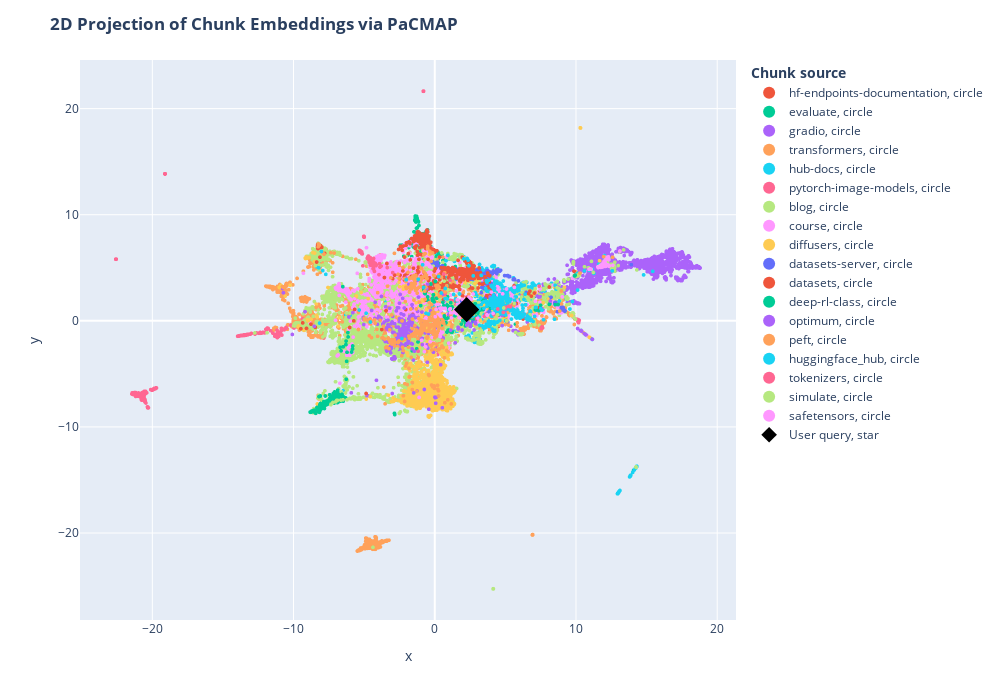

The notebook cell this image was saved under:
### Code cell
df = pd.DataFrame.from_dict(
    [
        {
            "x": documents_projected[i, 0],
            "y": documents_projected[i, 1],
            "source": docs_processed[i].metadata["source"].split("/")[1],
            "extract": docs_processed[i].page_content[:100] + "...",
            "symbol": "circle",
            "size_col": 4,
        }
        for i in range(len(docs_processed))
    ]
    + [
        {
            "x": documents_projected[-1, 0],
            "y": documents_projected[-1, 1],
            "source": "User query",
            "extract": user_query,
            "size_col": 100,
            "symbol": "star",
        }
    ]
)

# Visualize the embedding
fig = px.scatter(
    df,
    x="x",
    y="y",
    color="source",
    hover_data="extract",
    size="size_col",
    symbol="symbol",
    color_discrete_map={"User query": "black"},
    width=1000,
    height=700,
)
fig.update_traces(
    marker=dict(opacity=1, line=dict(width=0, color="DarkSlateGrey")),
    selector=dict(mode="markers"),
)
fig.update_layout(
    legend_title_text="<b>Chunk source</b>",
    title="<b>2D Projection of Chunk Embeddings via PaCMAP</b>",
)
fig.show()

### Figure 1 — Plotly figure (JSON) as saved in the notebook; plotly's stock layout.template omitted (floating-point values rounded to 4 significant figures; data arrays with more than 128 entries replaced by an {"elided": "..."} marker saying what was removed)
{"data": [{"customdata": [["Create an Endpoint\n\nAfter your first login, you will be directed to the [Endpoint creation page](htt..."], ["<img src=\"https://raw.githubusercontent.com/huggingface/hf-endpoints-documentation/main/assets/1_cre..."], ["Access and read Logs\n\nHugging Face Endpoints provides access to the logs of your Endpoints through t..."], ["Hugging Face Inference Endpoints documentation\n\n## Setup\n\n```bash\npip install hf-doc-builder==0.4.0 ..."], ["Pricing\n\n<div class=\"flex md:justify-start mb-2 text-gray-400 items-center\">\n  <a href=\"https://ui.e..."], ["## CPU Instances\n\nThe table below shows currently available CPU instances and their hourly pricing. ..."], ["## GPU Instances\n\nThe table below shows currently available GPU instances and their hourly pricing. ..."], ["```\ninstance hourly rate * ((hours * # min replica) + (scale-up hrs * # additional replicas))\n```\n\n#..."], ["Supported Transformers & Diffusers Tasks\n\nInference Endpoints offers out-of-the-box support for Mach..."], ["```\n\n### Text Classification\n\n```json\n{\n  \"inputs\": \"This sound track was beautiful! It paints the s..."], ["```\n\n### Text Generation\n\n```json\n{\n  \"inputs\": \"This sound track was beautiful! It paints the sener..."], ["```\n\n**Binary**\n```bash\ncurl --request POST \\\n  --url https://{ENDPOINT}/ \\\n  --header 'Content-Type..."], ["```\n\n**Binary**\n\n```bash\ncurl --request POST \\\n  --url https://{ENDPOINT}/ \\\n  --header 'Content-Typ..."], ["```\n\n\n### Additional parameters\n\nYou can add additional parameters, which are supported by the `pipe..."], ["Access and view Metrics\n\nHugging Face Endpoints provides access to the metrics and analytics of your..."], ["# FAQs \n\n\n\n### Q: In which regions are Inference Endpoints available?\n\nA: Inference Endpoints are cu..."], ["A: Yes, your Endpoint will always stay available/up with the number of min replicas defined in the A..."], ["### Q: What if I would like to deploy to a different instance type that is not listed?\n\nA: Please co..."], ["Help & Support \n\nWe have a variety of Inference Endpoints blog posts to help you at https://huggingf..."], ["Pause and Resume your Endpoint\n\nYou can `pause` & `resume` endpoints to save cost and configurations..."], ["After clicking the button, you will be asked to confirm the action. Click \"Pause {ENDPOINT-NAME}\" to..."], ["API Reference (Swagger)\n\n🤗 Inference Endpoints can be used through the [UI](https://ui.endpoints.hug..."], ["Use a custom Container Image\n\n\nInference Endpoints not only allows you to [customize your inference ..."], ["Autoscaling\n\nAutoscaling allows you to dynamically adjust the number of endpoint replicas running yo..."], ["## Scaling to 0\n\nInference Endpoints also supports autoscaling to 0, which means reducing the number..."], ["Create a Private Endpoint with AWS PrivateLink\n\nSecurity and secure inference are key principles of ..."], ["Once your Inference Endpoint is created successfully, go to the corresponding AWS account and add th..."], ["Security & Compliance\n\n🤗 Inference Endpoints is built with security and secure inference at its core..."], ["Public and Protected Endpoints do not require any additional configuration. For Private Endpoints, y..."], ["Send Requests to Endpoints\n\nYou can send requests to Inference Endpoints using the UI leveraging the..."], ["```\n\nThe Endpoints API offers the same API definitions as the [Inference API](https://huggingface.co..."], ["```\n\n### Custom handler\n\n`@huggingface/inference` supports tasks from https://huggingface.co/tasks, ..."], ["Change Organization or Account\n\nInference Endpoints uses your [Hugging Face](https://huggingface.co/..."], ["Update your Endpoint\n\nYou can update `running` Endpoints to change some of the configurations. Howev..."], ["Advanced Setup (Instance Types, Auto Scaling, Versioning)\n\nWe have seen how fast and easy it is to d..."], ["_Default: PyTorch if available._\n\n**Revision**\n\nCreate your Endpoint targeting a specific revision c..."], ["Inference Endpoints Version\n\nHugging Face Inference Endpoints comes with a default serving container..."], ["### GPU\n\n- `transformers[sklearn,sentencepiece,audio,vision]`: `4.27.2`\n- `diffusers`: `0.14.0`\n- `a..."], ["Serialization & Deserialization for Requests\n\nHugging Face Inference Endpount comes with a default s..."], ["| Content-Type           | Payload                        | \n| ---------------------- | ------------..."], ["| audio/webm             | `{\"inputs\": bytes(body)}`                     |\n| audio/webm;codecs=opus ..."], ["Below is a list of supported `accept` headers and the serialized payload is returned.\n\n\n| Accept    ..."], ["🤗 Inference Endpoints\n\n🤗 Inference Endpoints offers a secure production solution to easily deploy an..."], ["## Documentation and Examples\n\n* [Security & Compliance](/docs/inference-endpoints/security)\n* [Supp..."], ["Access 🤗 Inference Endpoints\n\nTo access the [Inference Endpoints web application](https://ui.endpoin..."], ["Add custom Dependencies\n\nInference Endpoints’ base image includes all required libraries to run infe..."], ["Create custom Inference Handler\n\nHugging Face Endpoints supports all of the Transformers and Sentenc..."], ["Included examples are for:\n\n* [Optimum and ONNX Runtime](https://huggingface.co/philschmid/distilber..."], ["The code can also be found in this [Notebook](https://colab.research.google.com/drive/1hANJeRa1PK1gZ..."], ["```\n# install git-lfs to interact with the repository\nsudo apt-get update\nsudo apt-get install git-l..."], ["```\n!cd distilbert-base-uncased-emotion && touch handler.py\n```\n\nIn there, you define your `Endpoint..."], ["```\n!echo \"holidays\" >> requirements.txt\n!pip install -r requirements.txt\n```\n\nNext, we have to adju..."], ["```\n\n### 4. Test EndpointHandler\n\nTo test our EndpointHandler, we can simplify import, initialize an..."], ["```\n# add all our new files\n!git add *\n# commit our files\n!git commit -m \"add custom handler\"\n# push..."]], "hovertemplate": "source=hf-endpoints-documentation<br>symbol=circle<br>x=%{x}<br>y=%{y}<br>size_col=%{marker.size}<br>extract=%{customdata[0]}<extra></extra>", "legendgroup": "hf-endpoints-documentation, circle", "marker": {"color": "#EF553B", "line": {"color": "DarkSlateGrey", "width": 0}, "opacity": 1, "size": [4, 4, 4, 4, 4, 4, 4, 4, 4, 4, 4, 4, 4, 4, 4, 4, 4, 4, 4, 4, 4, 4, 4, 4, 4, 4, 4, 4, 4, 4, 4, 4, 4, 4, 4, 4, 4, 4, 4, 4, 4, 4, 4, 4, 4, 4, 4, 4, 4, 4, 4, 4, 4, 4], "sizemode": "area", "sizeref": 0.25, "symbol": "circle"}, "mode": "markers", "name": "hf-endpoints-documentation, circle", "showlegend": true, "type": "scattergl", "x": [4.734, 4.545, 4.976, 4.541, 4.264, -0.7526, -0.7259, -1.615, 3.918, -4.153, -8.371, 8.1, 7.293, -4.118, 4.771, 3.995, 4.526, 5.575, 4.374, 3.888, 4.493, 4.504, 1.904, -1.469, 3.777, 4.67, 4.54, 4.478, 4.818, 4.402, 4.254, 4.573, 4.763, 4.222, 3.986, 2.873, 3.885, -1.259, 4.158, 8.068, 8.481, 7.513, 4.271, 3.861, 4.507, 3.777, 4.026, -5.2, 4.315, 3.833, 3.338, 1.512, 3.003, 4.039], "xaxis": "x", "y": [0.4372, -0.1879, 0.7853, 1.011, -1.011, -2.733, -2.667, -2.804, -0.8765, 3.501, 5.473, 3.21, 2.685, 2.459, 0.1527, -0.7245, -0.0591, 1.259, -0.7955, -0.362, 0.05511, -0.09217, -0.215, -3.071, -0.4082, 0.03635, -0.02252, -0.5272, 0.3962, -0.1646, -0.168, 0.1956, 0.8267, -0.163, -0.7786, -0.2733, -1.034, -2.056, -0.1382, 3.213, 3.356, 2.945, -1.013, -0.5461, -0.5283, -0.5698, -0.7453, 0.2361, -0.3399, 0.8043, 0.009594, 1.816, 1.586, 0.7593], "yaxis": "y"}, {"customdata": {"elided": "360x1 str values"}, "hovertemplate": "source=evaluate<br>symbol=circle<br>x=%{x}<br>y=%{y}<br>size_col=%{marker.size}<br>extract=%{customdata[0]}<extra></extra>", "legendgroup": "evaluate, circle", "marker": {"color": "#00cc96", "line": {"color": "DarkSlateGrey", "width": 0}, "opacity": 1, "size": {"elided": "360 int values"}, "sizemode": "area", "sizeref": 0.25, "symbol": "circle"}, "mode": "markers", "name": "evaluate, circle", "showlegend": true, "type": "scattergl", "x": {"elided": "360 float values"}, "xaxis": "x", "y": {"elided": "360 float values"}, "yaxis": "y"}, {"customdata": {"elided": "2188x1 str values"}, "hovertemplate": "source=gradio<br>symbol=circle<br>x=%{x}<br>y=%{y}<br>size_col=%{marker.size}<br>extract=%{customdata[0]}<extra></extra>", "legendgroup": "gradio, circle", "marker": {"color": "#ab63fa", "line": {"color": "DarkSlateGrey", "width": 0}, "opacity": 1, "size": {"elided": "2188 int values"}, "sizemode": "area", "sizeref": 0.25, "symbol": "circle"}, "mode": "markers", "name": "gradio, circle", "showlegend": true, "type": "scattergl", "x": {"elided": "2188 float values"}, "xaxis": "x", "y": {"elided": "2188 float values"}, "yaxis": "y"}, {"customdata": {"elided": "4121x1 str values"}, "hovertemplate": "source=transformers<br>symbol=circle<br>x=%{x}<br>y=%{y}<br>size_col=%{marker.size}<br>extract=%{customdata[0]}<extra></extra>", "legendgroup": "transformers, circle", "marker": {"color": "#FFA15A", "line": {"color": "DarkSlateGrey", "width": 0}, "opacity": 1, "size": {"elided": "4121 int values"}, "sizemode": "area", "sizeref": 0.25, "symbol": "circle"}, "mode": "markers", "name": "transformers, circle", "showlegend": true, "type": "scattergl", "x": {"elided": "4121 float values"}, "xaxis": "x", "y": {"elided": "4121 float values"}, "yaxis": "y"}, {"customdata": {"elided": "874x1 str values"}, "hovertemplate": "source=hub-docs<br>symbol=circle<br>x=%{x}<br>y=%{y}<br>size_col=%{marker.size}<br>extract=%{customdata[0]}<extra></extra>", "legendgroup": "hub-docs, circle", "marker": {"color": "#19d3f3", "line": {"color": "DarkSlateGrey", "width": 0}, "opacity": 1, "size": {"elided": "874 int values"}, "sizemode": "area", "sizeref": 0.25, "symbol": "circle"}, "mode": "markers", "name": "hub-docs, circle", "showlegend": true, "type": "scattergl", "x": {"elided": "874 float values"}, "xaxis": "x", "y": {"elided": "874 float values"}, "yaxis": "y"}, {"customdata": {"elided": "804x1 str values"}, "hovertemplate": "source=pytorch-image-models<br>symbol=circle<br>x=%{x}<br>y=%{y}<br>size_col=%{marker.size}<br>extract=%{customdata[0]}<extra></extra>", "legendgroup": "pytorch-image-models, circle", "marker": {"color": "#FF6692", "line": {"color": "DarkSlateGrey", "width": 0}, "opacity": 1, "size": {"elided": "804 int values"}, "sizemode": "area", "sizeref": 0.25, "symbol": "circle"}, "mode": "markers", "name": "pytorch-image-models, circle", "showlegend": true, "type": "scattergl", "x": {"elided": "804 float values"}, "xaxis": "x", "y": {"elided": "804 float values"}, "yaxis": "y"}, {"customdata": {"elided": "4255x1 str values"}, "hovertemplate": "source=blog<br>symbol=circle<br>x=%{x}<br>y=%{y}<br>size_col=%{marker.size}<br>extract=%{customdata[0]}<extra></extra>", "legendgroup": "blog, circle", "marker": {"color": "#B6E880", "line": {"color": "DarkSlateGrey", "width": 0}, "opacity": 1, "size": {"elided": "4255 int values"}, "sizemode": "area", "sizeref": 0.25, "symbol": "circle"}, "mode": "markers", "name": "blog, circle", "showlegend": true, "type": "scattergl", "x": {"elided": "4255 float values"}, "xaxis": "x", "y": {"elided": "4255 float values"}, "yaxis": "y"}, {"customdata": {"elided": "1354x1 str values"}, "hovertemplate": "source=course<br>symbol=circle<br>x=%{x}<br>y=%{y}<br>size_col=%{marker.size}<br>extract=%{customdata[0]}<extra></extra>", "legendgroup": "course, circle", "marker": {"color": "#FF97FF", "line": {"color": "DarkSlateGrey", "width": 0}, "opacity": 1, "size": {"elided": "1354 int values"}, "sizemode": "area", "sizeref": 0.25, "symbol": "circle"}, "mode": "markers", "name": "course, circle", "showlegend": true, "type": "scattergl", "x": {"elided": "1354 float values"}, "xaxis": "x", "y": {"elided": "1354 float values"}, "yaxis": "y"}, {"customdata": {"elided": "1481x1 str values"}, "hovertemplate": "source=diffusers<br>symbol=circle<br>x=%{x}<br>y=%{y}<br>size_col=%{marker.size}<br>extract=%{customdata[0]}<extra></extra>", "legendgroup": "diffusers, circle", "marker": {"color": "#FECB52", "line": {"color": "DarkSlateGrey", "width": 0}, "opacity": 1, "size": {"elided": "1481 int values"}, "sizemode": "area", "sizeref": 0.25, "symbol": "circle"}, "mode": "markers", "name": "diffusers, circle", "showlegend": true, "type": "scattergl", "x": {"elided": "1481 float values"}, "xaxis": "x", "y": {"elided": "1481 float values"}, "yaxis": "y"}, {"customdata": {"elided": "186x1 str values"}, "hovertemplate": "source=datasets-server<br>symbol=circle<br>x=%{x}<br>y=%{y}<br>size_col=%{marker.size}<br>extract=%{customdata[0]}<extra></extra>", "legendgroup": "datasets-server, circle", "marker": {"color": "#636efa", "line": {"color": "DarkSlateGrey", "width": 0}, "opacity": 1, "size": {"elided": "186 int values"}, "sizemode": "area", "sizeref": 0.25, "symbol": "circle"}, "mode": "markers", "name": "datasets-server, circle", "showlegend": true, "type": "scattergl", "x": {"elided": "186 float values"}, "xaxis": "x", "y": {"elided": "186 float values"}, "yaxis": "y"}, {"customdata": {"elided": "578x1 str values"}, "hovertemplate": "source=datasets<br>symbol=circle<br>x=%{x}<br>y=%{y}<br>size_col=%{marker.size}<br>extract=%{customdata[0]}<extra></extra>", "legendgroup": "datasets, circle", "marker": {"color": "#EF553B", "line": {"color": "DarkSlateGrey", "width": 0}, "opacity": 1, "size": {"elided": "578 int values"}, "sizemode": "area", "sizeref": 0.25, "symbol": "circle"}, "mode": "markers", "name": "datasets, circle", "showlegend": true, "type": "scattergl", "x": {"elided": "578 float values"}, "xaxis": "x", "y": {"elided": "578 float values"}, "yaxis": "y"}, {"customdata": {"elided": "446x1 str values"}, "hovertemplate": "source=deep-rl-class<br>symbol=circle<br>x=%{x}<br>y=%{y}<br>size_col=%{marker.size}<br>extract=%{customdata[0]}<extra></extra>", "legendgroup": "deep-rl-class, circle", "marker": {"color": "#00cc96", "line": {"color": "DarkSlateGrey", "width": 0}, "opacity": 1, "size": {"elided": "446 int values"}, "sizemode": "area", "sizeref": 0.25, "symbol": "circle"}, "mode": "markers", "name": "deep-rl-class, circle", "showlegend": true, "type": "scattergl", "x": {"elided": "446 float values"}, "xaxis": "x", "y": {"elided": "446 float values"}, "yaxis": "y"}, {"customdata": {"elided": "303x1 str values"}, "hovertemplate": "source=optimum<br>symbol=circle<br>x=%{x}<br>y=%{y}<br>size_col=%{marker.size}<br>extract=%{customdata[0]}<extra></extra>", "legendgroup": "optimum, circle", "marker": {"color": "#ab63fa", "line": {"color": "DarkSlateGrey", "width": 0}, "opacity": 1, "size": {"elided": "303 int values"}, "sizemode": "area", "sizeref": 0.25, "symbol": "circle"}, "mode": "markers", "name": "optimum, circle", "showlegend": true, "type": "scattergl", "x": {"elided": "303 float values"}, "xaxis": "x", "y": {"elided": "303 float values"}, "yaxis": "y"}, {"customdata": {"elided": "382x1 str values"}, "hovertemplate": "source=peft<br>symbol=circle<br>x=%{x}<br>y=%{y}<br>size_col=%{marker.size}<br>extract=%{customdata[0]}<extra></extra>", "legendgroup": "peft, circle", "marker": {"color": "#FFA15A", "line": {"color": "DarkSlateGrey", "width": 0}, "opacity": 1, "size": {"elided": "382 int values"}, "sizemode": "area", "sizeref": 0.25, "symbol": "circle"}, "mode": "markers", "name": "peft, circle", "showlegend": true, "type": "scattergl", "x": {"elided": "382 float values"}, "xaxis": "x", "y": {"elided": "382 float values"}, "yaxis": "y"}, {"customdata": {"elided": "363x1 str values"}, "hovertemplate": "source=huggingface_hub<br>symbol=circle<br>x=%{x}<br>y=%{y}<br>size_col=%{marker.size}<br>extract=%{customdata[0]}<extra></extra>", "legendgroup": "huggingface_hub, circle", "marker": {"color": "#19d3f3", "line": {"color": "DarkSlateGrey", "width": 0}, "opacity": 1, "size": {"elided": "363 int values"}, "sizemode": "area", "sizeref": 0.25, "symbol": "circle"}, "mode": "markers", "name": "huggingface_hub, circle", "showlegend": true, "type": "scattergl", "x": {"elided": "363 float values"}, "xaxis": "x", "y": {"elided": "363 float values"}, "yaxis": "y"}, {"customdata": {"elided": "144x1 str values"}, "hovertemplate": "source=tokenizers<br>symbol=circle<br>x=%{x}<br>y=%{y}<br>size_col=%{marker.size}<br>extract=%{customdata[0]}<extra></extra>", "legendgroup": "tokenizers, circle", "marker": {"color": "#FF6692", "line": {"color": "DarkSlateGrey", "width": 0}, "opacity": 1, "size": {"elided": "144 int values"}, "sizemode": "area", "sizeref": 0.25, "symbol": "circle"}, "mode": "markers", "name": "tokenizers, circle", "showlegend": true, "type": "scattergl", "x": {"elided": "144 float values"}, "xaxis": "x", "y": {"elided": "144 float values"}, "yaxis": "y"}, {"customdata": [["!--Copyright 2022 The HuggingFace Team. All rights reserved.\n\nLicensed under the Apache License, Ver..."], ["```\n\nYou can then provide the `generate_map` method as an argument to the `sm.ParallelRLEnv` class, ..."], ["How to contribute to simulate?\n[![Contributor Covenant](https://img.shields.io/badge/Contributor%20C..."], ["```\n\n3. Create a new branch to hold your development changes:\n\n\t```bash\n\tgit checkout -b a-descripti..."], ["!--Copyright 2022 The HuggingFace Team. All rights reserved.\n\nLicensed under the Apache License, Ver..."], ["!--Copyright 2022 The HuggingFace Team. All rights reserved.\n\nLicensed under the Apache License, Ver..."], ["# Simulate with Godot\n\n### Install in Godot 4\nThis integration has been developed for Godot 4.x. You..."], ["!--Copyright 2022 The HuggingFace Team. All rights reserved.\n\nLicensed under the Apache License, Ver..."], ["```\npip install --upgrade simulate\n```\nBefore you merge a PR, fix the style (we use `isort` + `black..."], ["```\nimport simulate as sm\n\nscene = sm.Scene()\nscene += sm.Plane() + sm.Sphere(position=[0, 1, 0], ra..."], ["```\npython examples/basic/objects.py\n```\n<p align=\"center\">\n    <br>\n    <img src=\"https://user-imag..."], ["```\n# Add two copy of the sphere to the scene as children of the root node (using list will add all ..."], ["```\n\n### Visualization engine\n\nA default vizualization engine is provided with the vtk backend of `p..."], ["!--Copyright 2022 The HuggingFace Team. All rights reserved.\n\nLicensed under the Apache License, Ver..."], ["!--Copyright 2022 The HuggingFace Team. All rights reserved.\n\nLicensed under the Apache License, Ver..."], ["```\nscene = sm.Scene.create_from(\"simulate-tests/Box/glTF-Embedded/Box.gltf\")\n```\n\nor, they can be t..."], ["!--Copyright 2022 The HuggingFace Team. All rights reserved.\n\nLicensed under the Apache License, Ver..."], ["<div class=\"mt-10\">\n  <div class=\"w-full flex flex-col space-y-4 md:space-y-0 md:grid md:grid-cols-2..."], ["<a class=\"!no-underline border dark:border-gray-700 p-5 rounded-lg shadow hover:shadow-lg\" href=\"./c..."], ["p align=\"center\">\n    <br>\n    <img src=\"docs/source/assets/simulate_library.png\" width=\"400\"/>\n    ..."], ["```\npip install --upgrade simulate\n```\nBefore you merge a PR, fix the style (we use `isort` + `black..."], ["```\nfrom simulate import Scene\n\nscene = Scene.create_from('tests/test_assets/fixtures/Box.gltf')  # ..."], ["```\n\nAn object (as well as the Scene) is just a node in a tree provided with optional mesh (under th..."], ["```\npython examples/basic/objects.py\n```\n<p align=\"center\">\n    <br>\n    <img src=\"https://user-imag..."], ["```\n# Add two copy of the sphere to the scene as children of the root node (using list will add all ..."], ["```\n\nEditing objects:\n- mesh of the object can be edited with all the manipulation operator provided..."], ["# Unity Integration\n\n### Install with the Unity editor\nCurrently we use Unity version `2021.3.2f1` a..."], ["```\n{\n    \"type\": \"MyCommand\",\n    \"contents\": json.dumps({\n        \"message\": \"hello from python AP..."], ["```\n\nThis currently only supports Box, Sphere, and Capsule colliders (the Unity/PhysX colliders).\n\nD..."], ["!--Copyright 2022 The HuggingFace Team. All rights reserved.\n\nLicensed under the Apache License, Ver..."], ["!---\nCopyright 2020 The HuggingFace Team. All rights reserved.\n\nLicensed under the Apache License, V..."], ["Security Policy\n\n## Supported Versions\n<!--\nUse this section to tell people about which versions of ..."], ["!--Copyright 2022 The HuggingFace Team. All rights reserved.\n\nLicensed under the Apache License, Ver..."], ["!--Copyright 2022 The HuggingFace Team. All rights reserved.\n\nLicensed under the Apache License, Ver..."], ["his package provides core backend functionality for the Hugging Face Simulate project: (https://gith..."], ["!--Copyright 2022 The HuggingFace Team. All rights reserved.\n\nLicensed under the Apache License, Ver..."], ["The \"leaf\" reward functions can be combined in a tree structure with the following predicate functio..."], ["!--Copyright 2022 The HuggingFace Team. All rights reserved.\n\nLicensed under the Apache License, Ver..."], ["```\nfor i in range(60):\n    event = scene.step()\n```\nYou should see the cube falling onto the plane...."], ["```\nscene.config.return_nodes = False\nscene.config.return_frames = False\nscene.show()\n```\nFor advanc..."], ["!--Copyright 2022 The HuggingFace Team. All rights reserved.\n\nLicensed under the Apache License, Ver..."], ["!--Copyright 2022 The HuggingFace Team. All rights reserved.\n\nLicensed under the Apache License, Ver..."], ["!--Copyright 2022 The HuggingFace Team. All rights reserved.\n\nLicensed under the Apache License, Ver..."], ["The created environments are stored in a language/framework agnostic format and can be loaded and ru..."], ["# Blender Integration\n\n### Install addon in Blender\nThis integration has been developed for Blender ..."], ["Tests examples taken from the original great gltflib\n\nFind the great gltflib by Lukas Shawford here:..."], ["!--Copyright 2022 The HuggingFace Team. All rights reserved.\n\nLicensed under the Apache License, Ver..."], ["# Examples for Simulate\n\nThe examples are organized by level of complexity or application. \nCurrentl..."], ["!--Copyright 2022 The HuggingFace Team. All rights reserved.\n\nLicensed under the Apache License, Ver..."], ["!--Copyright 2022 The HuggingFace Team. All rights reserved.\n\nLicensed under the Apache License, Ver..."], ["```\n\nNow we need to identify which build your GPU is using and add it to your xorg config file:\n\n```..."], ["!--Copyright 2022 The HuggingFace Team. All rights reserved.\n\nLicensed under the Apache License, Ver..."], ["!--Copyright 2022 The HuggingFace Team. All rights reserved.\n\nLicensed under the Apache License, Ver..."], ["!--Copyright 2022 The HuggingFace Team. All rights reserved.\n\nLicensed under the Apache License, Ver..."], ["Reward function:\n- A dense reward based on improvement in best euclidean distance to the object\n- A ..."], ["Example: [`sb3_procgen.py`](https://github.com/huggingface/simulate/examples/rl/sb3_procgen.py)\n\nObj..."], ["Parallel: 16 independent instances of the same environment configuration.\n\n\n## Reward functions base..."], ["!--Copyright 2022 The HuggingFace Team. All rights reserved.\n\nLicensed under the Apache License, Ver..."], ["!--Copyright 2022 The HuggingFace Team. All rights reserved.\n\nLicensed under the Apache License, Ver..."]], "hovertemplate": "source=simulate<br>symbol=circle<br>x=%{x}<br>y=%{y}<br>size_col=%{marker.size}<br>extract=%{customdata[0]}<extra></extra>", "legendgroup": "simulate, circle", "marker": {"color": "#B6E880", "line": {"color": "DarkSlateGrey", "width": 0}, "opacity": 1, "size": [4, 4, 4, 4, 4, 4, 4, 4, 4, 4, 4, 4, 4, 4, 4, 4, 4, 4, 4, 4, 4, 4, 4, 4, 4, 4, 4, 4, 4, 4, 4, 4, 4, 4, 4, 4, 4, 4, 4, 4, 4, 4, 4, 4, 4, 4, 4, 4, 4, 4, 4, 4, 4, 4, 4, 4, 4, 4, 4], "sizemode": "area", "sizeref": 0.25, "symbol": "circle"}, "mode": "markers", "name": "simulate, circle", "showlegend": true, "type": "scattergl", "x": [-5.73, 0.6655, 4.884, 4.443, 6.038, -5.635, -5.808, -5.042, -5.695, -5.424, 2.357, -5.319, -6.018, 6.1, -5.241, -5.537, 5.937, 8.66, 8.785, -5.398, -5.636, -5.461, -5.26, 2.079, -5.384, -5.469, -5.995, 7.877, -5.288, 6.135, 5.1, 5.627, 6.218, 5.725, -5.819, -7.02, -7.216, -5.681, -5.669, -6.216, 7.09, 6.177, -5.75, -5.751, -5.619, 7.699, 6.002, -5.934, 6.08, -2.678, 0.3185, 6.071, 2.731, -6.892, -6.94, -6.499, -6.648, 6.128, -5.405], "xaxis": "x", "y": [-7.197, 3.741, 1.211, 0.5698, -1.306, -7.223, -7.294, -7.203, -7.409, -7.386, 3.274, -7.362, -7.316, -1.233, -7.33, -7.356, -1.267, 3.125, 3.042, -7.251, -7.323, -7.39, -7.371, 3.292, -7.388, -7.367, -7.318, 3.345, -7.234, -1.309, 0.007593, 1.642, -1.216, -1.092, -7.23, -7.636, -7.695, -7.346, -7.428, -7.446, -0.3701, -1.259, -7.165, -7.267, -7.339, 2.192, -1.218, -7.359, -1.284, -2.656, -1.832, -1.252, 0.63, -7.492, -7.499, -7.446, -7.472, -1.259, -6.879], "yaxis": "y"}, {"customdata": [["# How to release\n\n# Before the release\n\nSimple checklist on how to make releases for `safetensors`.\n..."], ["# Rust\n\n- `safetensors` (rust, python & node) versions don't have to be in sync but it's\n  very comm..."], ["# Python\n\n- Edit `bindings/python/setup.py` to reflect new version.\n- Edit `bindings/python/py_src/s..."], ["# Node\n\n- Edit `bindings/node/package.json` to reflect new version.\n- Edit `CHANGELOG.md`:\n    - Add..."], ["Flax API\n\n[[autodoc]] safetensors.flax.load_file\n[[autodoc]] safetensors.flax.load\n[[autodoc]] safet..."], ["Convert weights to safetensors\n\nPyTorch model weights are commonly saved and stored as `.bin` files ..."], ["Numpy API\n\n[[autodoc]] safetensors.numpy.load_file\n[[autodoc]] safetensors.numpy.load\n[[autodoc]] sa..."], ["Speed Comparison\n\n<a href=\"https://colab.research.google.com/github/huggingface/notebooks/blob/main/..."], ["```\n\n### CPU benchmark\n\n```py\n>>> start_st = datetime.datetime.now()\n>>> weights = load_file(sf_file..."], ["```\n\nThis speedup is due to the fact that this library avoids unnecessary copies by mapping the file..."], ["```\n\nThe speedup works because this library is able to skip unnecessary CPU allocations. It is unfor..."], ["# Installation\n\n```\npip install safetensors\n```\n\n\n## Usage\n\n### Numpy\n\n```python\nfrom safetensors.nu..."], ["PaddlePaddle API\n\n[[autodoc]] safetensors.paddle.load_file\n[[autodoc]] safetensors.paddle.load\n[[aut..."], ["he purpose of this directory is to showcase various attacks (and creating your own).\n\n\n# Torch Arbit..."], ["```\npython numpy_dos_create.py\npython numpy_dos_get_pwned.py\n```\n\n# Safetensors abuse attempts\n\nIn o..."], ["```\npython safetensors_abuse_attempt_1.py\npython safetensors_abuse_attempt_2.py\npython safetensors_a..."], ["p align=\"center\">\n  <picture>\n    <source media=\"(prefers-color-scheme: dark)\" srcset=\"https://huggi..."], ["Rust\n[![Crates.io](https://img.shields.io/crates/v/safetensors.svg)](https://crates.io/crates/safete..."], ["```\n\n#### From source\n\nFor the sources, you need Rust\n\n```bash\n# Install Rust\ncurl --proto '=https' ..."], ["```\n\n[Python documentation](https://huggingface.co/docs/safetensors/index)\n\n\n### Format\n\n- 8 bytes: ..."], ["Notes:\n - Duplicate keys are disallowed. Not all parsers may respect this.\n - In general the subset ..."], ["Let's take a look at alternatives and why this format is deemed interesting.\nThis is my very persona..."], ["- Safe: Can I use a file randomly downloaded and expect not to run arbitrary code ?\n- Zero-copy: Doe..."], ["### Main oppositions\n\n- Pickle: Unsafe, runs arbitrary code\n- H5: Apparently now discouraged for TF/..."], ["### Notes\n\n- Zero-copy: No format is really zero-copy in ML, it needs to go from disk to RAM/GPU RAM..."], ["- Lazy loading: in distributed (multi-node or multi-gpu) settings, it's nice to be able to\nload only..."], ["Metadata Parsing\n\nGiven the simplicity of the format, it's very simple and efficient to fetch and pa..."], ["## Usage\n\n### JavaScript/TypeScript[[js]]\n\nUsing [`huggingface.js`](https://huggingface.co/docs/hugg..."], ["```\n\nDepending on whether the safetensors weights are sharded into multiple files or not, the output..."], ["```\n\n### Python\n\nIn this example python script, we are parsing metadata of [gpt2](https://huggingfac..."], ["```\n\n## Example output\n\nFor instance, here are the number of params per dtype for a few models on th..."], ["model | safetensors | params\n--- | --- | ---\n[gpt2](https://huggingface.co/gpt2?show_tensors=true) |..."], ["[bigscience/bloom](https://huggingface.co/bigscience/bloom?show_tensors=true) | sharded | { 'BF16' =..."], ["Torch API\n\n[[autodoc]] safetensors.torch.load_file\n[[autodoc]] safetensors.torch.load\n[[autodoc]] sa..."], ["Tensorflow API\n\n[[autodoc]] safetensors.tensorflow.load_file\n[[autodoc]] safetensors.tensorflow.load..."], ["!-- DISABLE-FRONTMATTER-SECTIONS -->\n\n<div class=\"flex justify-center\">\n    <img class=\"block dark:h..."], ["```\n\n### Save tensors\n\n```python\nimport torch\nfrom safetensors.torch import save_file\n\ntensors = {\n ..."], ["```\n\n## Format\n\nLet's say you have safetensors file named `model.safetensors`, then `model.safetenso..."], ["* [huggingface/transformers](https://github.com/huggingface/transformers)\n* [AUTOMATIC1111/stable-di..."], ["* [PaddlePaddle/PaddleNLP](https://github.com/PaddlePaddle/PaddleNLP)\n* [AIGC-Audio/AudioGPT](https:..."], ["Torch shared tensors\n\n\n## TL;DR\n\nUsing specific functions, which should work in most cases for you.\n..."], ["```\n\n## Why are shared tensors not saved in `safetensors` ?\n\nMultiple reasons for that:\n\n- *Not all ..."], ["```\n\nNow with all those reasons being mentioned, nothing is set in stone in there.\nShared tensors do..."]], "hovertemplate": "source=safetensors<br>symbol=circle<br>x=%{x}<br>y=%{y}<br>size_col=%{marker.size}<br>extract=%{customdata[0]}<extra></extra>", "legendgroup": "safetensors, circle", "marker": {"color": "#FF97FF", "line": {"color": "DarkSlateGrey", "width": 0}, "opacity": 1, "size": [4, 4, 4, 4, 4, 4, 4, 4, 4, 4, 4, 4, 4, 4, 4, 4, 4, 4, 4, 4, 4, 4, 4, 4, 4, 4, 4, 4, 4, 4, 4, 4, 4, 4, 4, 4, 4, 4, 4, 4, 4, 4, 4], "sizemode": "area", "sizeref": 0.25, "symbol": "circle"}, "mode": "markers", "name": "safetensors, circle", "showlegend": true, "type": "scattergl", "x": [3.044, 3.701, 3.721, 4.127, 2.422, 0.03754, 2.294, 0.3787, -0.3285, -0.7435, -0.6335, 1.366, 2.458, 1.526, 1.96, 2.11, 4.009, 2.499, 1.181, 1.611, 0.2405, 1.431, 1.104, 1.122, 0.4295, -0.9266, 4.48, 5.637, 2.589, 2.715, 5.08, 0.09316, 7.129, 0.7286, 1.055, 1.412, 0.3707, 4.804, -1.112, -9.302, -0.6259, 0.4035, 0.5485], "xaxis": "x", "y": [0.2533, 0.5781, 0.5348, 0.6991, 2.225, 0.3886, 2.063, -1.481, -1.974, -2.896, -2.458, 0.8212, 2.114, 0.6903, 2.019, 1.826, 2.704, 0.7139, 0.2773, 1.989, 1.539, 1.083, 1.139, 0.7574, 0.4493, -1.832, 2.953, 3.156, 2.032, 2.535, 3.003, 1.083, 1.843, 1.175, 1.081, 0.8073, 1.194, 2.544, -7.222, 4.489, 0.2971, 0.4559, 1.194], "yaxis": "y"}, {"customdata": [["How to create a pipeline object?"]], "hovertemplate": "source=User query<br>symbol=star<br>x=%{x}<br>y=%{y}<br>size_col=%{marker.size}<br>extract=%{customdata[0]}<extra></extra>", "legendgroup": "User query, star", "marker": {"color": "black", "line": {"color": "DarkSlateGrey", "width": 0}, "opacity": 1, "size": [100], "sizemode": "area", "sizeref": 0.25, "symbol": "diamond"}, "mode": "markers", "name": "User query, star", "showlegend": true, "type": "scattergl", "x": [2.259], "xaxis": "x", "y": [1.055], "yaxis": "y"}], "layout": {"height": 700, "legend": {"itemsizing": "constant", "title": {"text": "<b>Chunk source</b>"}, "tracegroupgap": 0}, "margin": {"t": 60}, "title": {"text": "<b>2D Projection of Chunk Embeddings via PaCMAP</b>"}, "width": 1000, "xaxis": {"anchor": "y", "domain": [0, 1], "title": {"text": "x"}}, "yaxis": {"anchor": "x", "domain": [0, 1], "title": {"text": "y"}}}}
